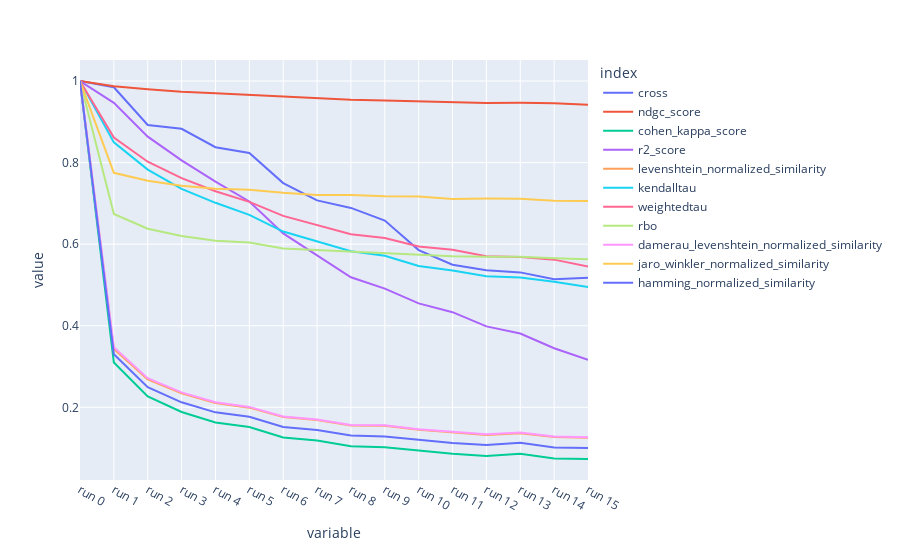

Notebook code cell kept with this figure:
### Code cell
df=plot_plotly(plot_data5,cols=['cross','ndgc_score',
  'cohen_kappa_score',
  'r2_score',
  'levenshtein_normalized_similarity',
  'kendalltau',
  'weightedtau',
  'rbo',
  'damerau_levenshtein_normalized_similarity',
  'jaro_winkler_normalized_similarity',
  'hamming_normalized_similarity'])

### Figure 1 — Plotly figure (JSON) as saved in the notebook; plotly's stock layout.template omitted (floating-point values rounded to 4 significant figures)
{"data": [{"hovertemplate": "index=cross<br>variable=%{x}<br>value=%{y}<extra></extra>", "legendgroup": "cross", "line": {"color": "#636efa", "dash": "solid"}, "marker": {"symbol": "circle"}, "mode": "lines", "name": "cross", "orientation": "v", "showlegend": true, "type": "scatter", "x": ["run 0", "run 1", "run 2", "run 3", "run 4", "run 5", "run 6", "run 7", "run 8", "run 9", "run 10", "run 11", "run 12", "run 13", "run 14", "run 15"], "xaxis": "x", "y": [1, 0.9847, 0.8921, 0.8828, 0.8377, 0.8237, 0.7498, 0.7073, 0.6888, 0.6577, 0.5854, 0.5494, 0.5359, 0.5308, 0.5139, 0.5175], "yaxis": "y"}, {"hovertemplate": "index=ndgc_score<br>variable=%{x}<br>value=%{y}<extra></extra>", "legendgroup": "ndgc_score", "line": {"color": "#EF553B", "dash": "solid"}, "marker": {"symbol": "circle"}, "mode": "lines", "name": "ndgc_score", "orientation": "v", "showlegend": true, "type": "scatter", "x": ["run 0", "run 1", "run 2", "run 3", "run 4", "run 5", "run 6", "run 7", "run 8", "run 9", "run 10", "run 11", "run 12", "run 13", "run 14", "run 15"], "xaxis": "x", "y": [1, 0.9871, 0.9797, 0.9739, 0.9702, 0.9661, 0.9617, 0.9584, 0.9543, 0.9522, 0.9501, 0.9488, 0.946, 0.9465, 0.9454, 0.9415], "yaxis": "y"}, {"hovertemplate": "index=cohen_kappa_score<br>variable=%{x}<br>value=%{y}<extra></extra>", "legendgroup": "cohen_kappa_score", "line": {"color": "#00cc96", "dash": "solid"}, "marker": {"symbol": "circle"}, "mode": "lines", "name": "cohen_kappa_score", "orientation": "v", "showlegend": true, "type": "scatter", "x": ["run 0", "run 1", "run 2", "run 3", "run 4", "run 5", "run 6", "run 7", "run 8", "run 9", "run 10", "run 11", "run 12", "run 13", "run 14", "run 15"], "xaxis": "x", "y": [1, 0.3098, 0.2265, 0.1884, 0.163, 0.1519, 0.1261, 0.1184, 0.1047, 0.1019, 0.0939, 0.08589, 0.08087, 0.08606, 0.07442, 0.07329], "yaxis": "y"}, {"hovertemplate": "index=r2_score<br>variable=%{x}<br>value=%{y}<extra></extra>", "legendgroup": "r2_score", "line": {"color": "#ab63fa", "dash": "solid"}, "marker": {"symbol": "circle"}, "mode": "lines", "name": "r2_score", "orientation": "v", "showlegend": true, "type": "scatter", "x": ["run 0", "run 1", "run 2", "run 3", "run 4", "run 5", "run 6", "run 7", "run 8", "run 9", "run 10", "run 11", "run 12", "run 13", "run 14", "run 15"], "xaxis": "x", "y": [1, 0.9465, 0.8635, 0.8055, 0.7532, 0.7046, 0.6262, 0.5731, 0.5189, 0.4911, 0.4547, 0.4332, 0.3983, 0.381, 0.3448, 0.3162], "yaxis": "y"}, {"hovertemplate": "index=levenshtein_normalized_similarity<br>variable=%{x}<br>value=%{y}<extra></extra>", "legendgroup": "levenshtein_normalized_similarity", "line": {"color": "#FFA15A", "dash": "solid"}, "marker": {"symbol": "circle"}, "mode": "lines", "name": "levenshtein_normalized_similarity", "orientation": "v", "showlegend": true, "type": "scatter", "x": ["run 0", "run 1", "run 2", "run 3", "run 4", "run 5", "run 6", "run 7", "run 8", "run 9", "run 10", "run 11", "run 12", "run 13", "run 14", "run 15"], "xaxis": "x", "y": [1, 0.3429, 0.2684, 0.2343, 0.2106, 0.1992, 0.1764, 0.1687, 0.1554, 0.155, 0.1451, 0.1379, 0.1323, 0.1366, 0.1272, 0.1256], "yaxis": "y"}, {"hovertemplate": "index=kendalltau<br>variable=%{x}<br>value=%{y}<extra></extra>", "legendgroup": "kendalltau", "line": {"color": "#19d3f3", "dash": "solid"}, "marker": {"symbol": "circle"}, "mode": "lines", "name": "kendalltau", "orientation": "v", "showlegend": true, "type": "scatter", "x": ["run 0", "run 1", "run 2", "run 3", "run 4", "run 5", "run 6", "run 7", "run 8", "run 9", "run 10", "run 11", "run 12", "run 13", "run 14", "run 15"], "xaxis": "x", "y": [1, 0.8495, 0.7827, 0.7356, 0.7014, 0.6718, 0.6309, 0.6073, 0.5824, 0.5716, 0.5466, 0.5354, 0.5215, 0.5182, 0.508, 0.495], "yaxis": "y"}, {"hovertemplate": "index=weightedtau<br>variable=%{x}<br>value=%{y}<extra></extra>", "legendgroup": "weightedtau", "line": {"color": "#FF6692", "dash": "solid"}, "marker": {"symbol": "circle"}, "mode": "lines", "name": "weightedtau", "orientation": "v", "showlegend": true, "type": "scatter", "x": ["run 0", "run 1", "run 2", "run 3", "run 4", "run 5", "run 6", "run 7", "run 8", "run 9", "run 10", "run 11", "run 12", "run 13", "run 14", "run 15"], "xaxis": "x", "y": [1, 0.8613, 0.802, 0.762, 0.7298, 0.7037, 0.6692, 0.6476, 0.6244, 0.6153, 0.5943, 0.5861, 0.5705, 0.5686, 0.5621, 0.5453], "yaxis": "y"}, {"hovertemplate": "index=rbo<br>variable=%{x}<br>value=%{y}<extra></extra>", "legendgroup": "rbo", "line": {"color": "#B6E880", "dash": "solid"}, "marker": {"symbol": "circle"}, "mode": "lines", "name": "rbo", "orientation": "v", "showlegend": true, "type": "scatter", "x": ["run 0", "run 1", "run 2", "run 3", "run 4", "run 5", "run 6", "run 7", "run 8", "run 9", "run 10", "run 11", "run 12", "run 13", "run 14", "run 15"], "xaxis": "x", "y": [1, 0.6741, 0.6379, 0.6199, 0.6084, 0.6041, 0.5891, 0.5852, 0.5823, 0.5789, 0.574, 0.5705, 0.5691, 0.5691, 0.5653, 0.5628], "yaxis": "y"}, {"hovertemplate": "index=damerau_levenshtein_normalized_similarity<br>variable=%{x}<br>value=%{y}<extra></extra>", "legendgroup": "damerau_levenshtein_normalized_similarity", "line": {"color": "#FF97FF", "dash": "solid"}, "marker": {"symbol": "circle"}, "mode": "lines", "name": "damerau_levenshtein_normalized_similarity", "orientation": "v", "showlegend": true, "type": "scatter", "x": ["run 0", "run 1", "run 2", "run 3", "run 4", "run 5", "run 6", "run 7", "run 8", "run 9", "run 10", "run 11", "run 12", "run 13", "run 14", "run 15"], "xaxis": "x", "y": [1, 0.3473, 0.2713, 0.2367, 0.2125, 0.2011, 0.1777, 0.1703, 0.1567, 0.1563, 0.1464, 0.1393, 0.1339, 0.138, 0.1282, 0.1267], "yaxis": "y"}, {"hovertemplate": "index=jaro_winkler_normalized_similarity<br>variable=%{x}<br>value=%{y}<extra></extra>", "legendgroup": "jaro_winkler_normalized_similarity", "line": {"color": "#FECB52", "dash": "solid"}, "marker": {"symbol": "circle"}, "mode": "lines", "name": "jaro_winkler_normalized_similarity", "orientation": "v", "showlegend": true, "type": "scatter", "x": ["run 0", "run 1", "run 2", "run 3", "run 4", "run 5", "run 6", "run 7", "run 8", "run 9", "run 10", "run 11", "run 12", "run 13", "run 14", "run 15"], "xaxis": "x", "y": [1, 0.775, 0.7553, 0.7434, 0.7359, 0.7333, 0.7259, 0.7207, 0.7202, 0.7176, 0.7169, 0.7109, 0.7118, 0.7111, 0.7066, 0.7058], "yaxis": "y"}, {"hovertemplate": "index=hamming_normalized_similarity<br>variable=%{x}<br>value=%{y}<extra></extra>", "legendgroup": "hamming_normalized_similarity", "line": {"color": "#636efa", "dash": "solid"}, "marker": {"symbol": "circle"}, "mode": "lines", "name": "hamming_normalized_similarity", "orientation": "v", "showlegend": true, "type": "scatter", "x": ["run 0", "run 1", "run 2", "run 3", "run 4", "run 5", "run 6", "run 7", "run 8", "run 9", "run 10", "run 11", "run 12", "run 13", "run 14", "run 15"], "xaxis": "x", "y": [1, 0.3301, 0.2492, 0.2123, 0.1876, 0.1769, 0.1518, 0.1444, 0.131, 0.1283, 0.1205, 0.1128, 0.1079, 0.1129, 0.1016, 0.1005], "yaxis": "y"}], "layout": {"legend": {"title": {"text": "index"}, "tracegroupgap": 0}, "margin": {"t": 60}, "xaxis": {"anchor": "y", "domain": [0, 1], "title": {"text": "variable"}}, "yaxis": {"anchor": "x", "domain": [0, 1], "title": {"text": "value"}}}}
